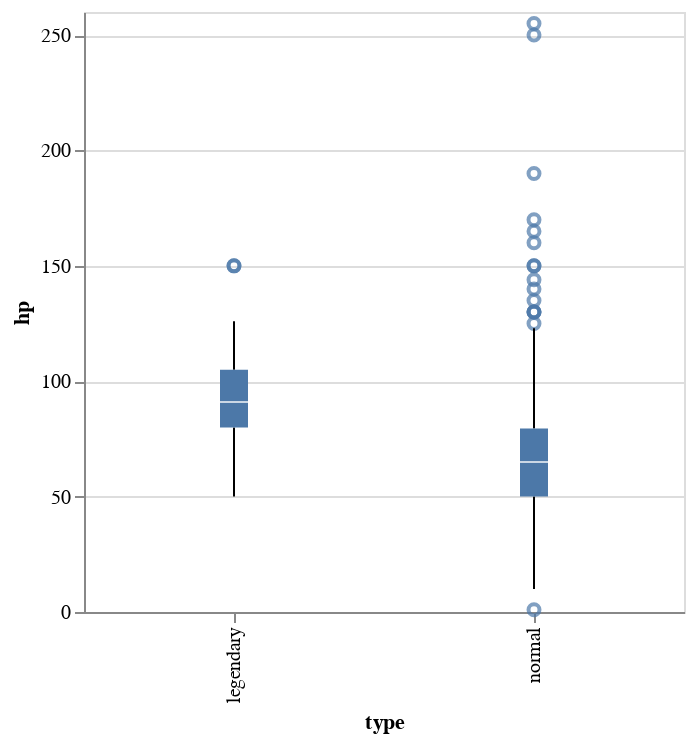

Notebook source saved alongside this figure:
### Markdown cell above
## HP: hit points, or health, defines how much damage a pokemon can withstand before fainting

### Code cell
alt.Chart(df).mark_boxplot().encode(
    x = 'type:O',
    y = 'hp:Q'
).properties(
    width = 300,
    height = 300
)

### Figure 1 — Vega-Lite specification as saved in the notebook (floating-point values rounded to 4 significant figures; data arrays with more than 128 entries replaced by an {"elided": "..."} marker saying what was removed)
{"config": {"view": {"continuousWidth": 400, "continuousHeight": 300}}, "data": {"name": "data-dd842a2e65fb00677ccad273706ccf14"}, "mark": "boxplot", "encoding": {"x": {"type": "ordinal", "field": "type"}, "y": {"type": "quantitative", "field": "hp"}}, "height": 300, "width": 300, "$schema": "https://vega.github.io/schema/vega-lite/v4.8.1.json", "datasets": {"data-dd842a2e65fb00677ccad273706ccf14": {"elided": "800 records"}}}
